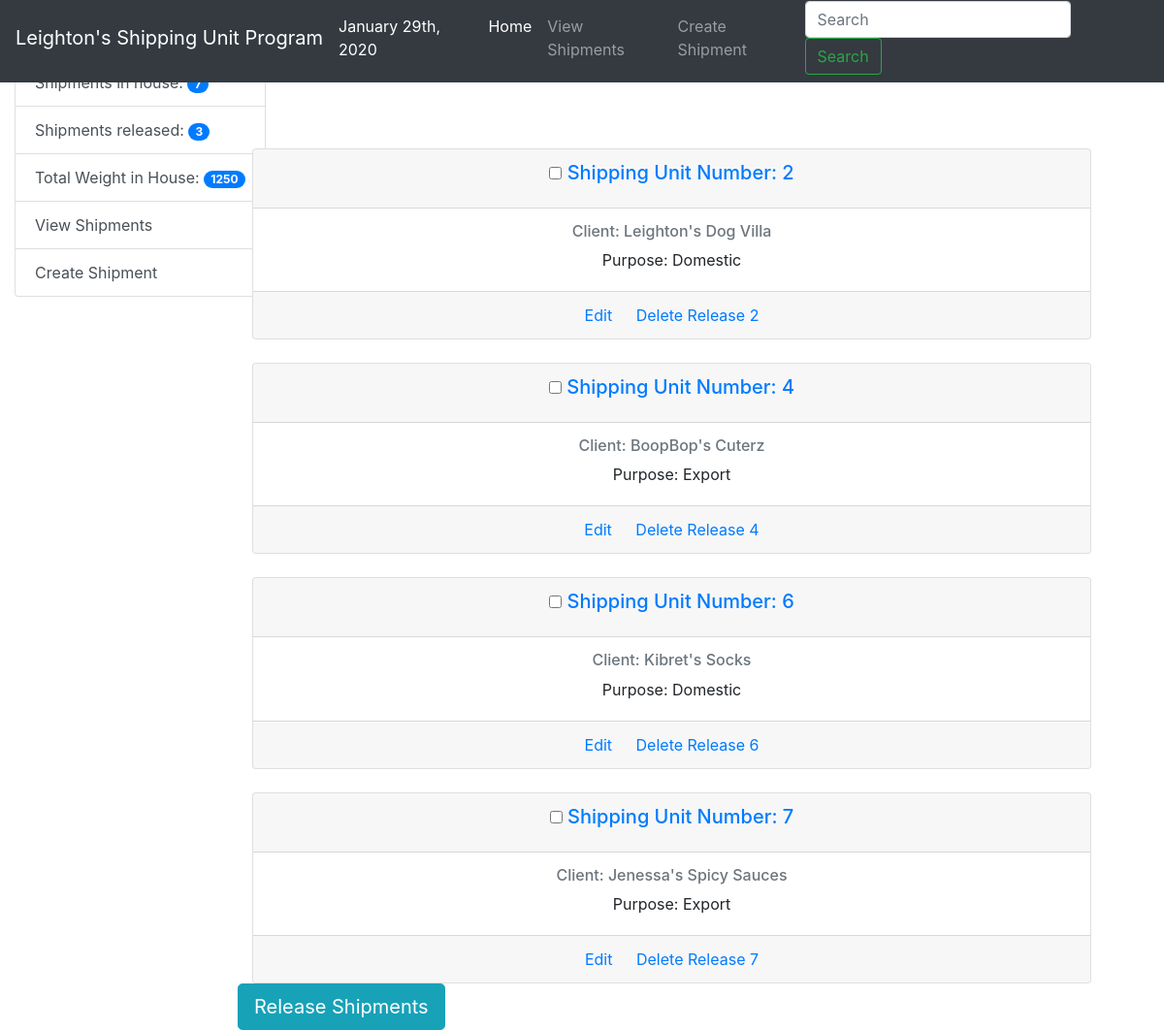
Screenshot of /units/release/ (signed in) with the database file from the repository.
### units/models.py (models this page shows, shortened)
class Shipping_Units(models.Model):
    on_hand = models.AutoField(
        primary_key = True,
        editable = False,
    )
    client = models.CharField(max_length = 50)
    sub_client = models.CharField(max_length = 50, null = True, blank = True)
    width = models.PositiveIntegerField()
    length = models.PositiveIntegerField()
    height = models.PositiveIntegerField()
    gross_weight = models.PositiveIntegerField()
    purpose = models.CharField(max_length = 50)
    create_date = models.DateField(auto_now_add = True)
    release_date = models.DateField(null = True, blank = True)
    hawb = models.CharField(max_length = 50, null = True, blank = True)
    mawb = models.CharField(max_length = 50, null = True, blank = True)
    class Meta:
        ordering = ('release_date',)
    def get_absolute_url(self):
        return reverse('unit_detail', args = [str(self.on_hand)])

### units/views.py (the view)
# urls.py: path('units/release/', UnitReleasePage.as_view(), name = 'units_release'),
class UnitReleasePage(ListView):
    model = Shipping_Units
    context_object_name = 'unit_list'
    template_name = 'units/units_release.html'
    queryset = Shipping_Units.objects.filter(release_date = None)

### units/templatetags/unit_tags.py (called while the page is built)
@register.simple_tag
def unit_count():
    return Shipping_Units.objects.all().count()

@register.simple_tag
def released_count():
    return Shipping_Units.objects.exclude(release_date = None).count()

@register.simple_tag
def in_house_weight():
	total_weight = Shipping_Units.objects.filter(release_date = None).aggregate(Sum('gross_weight'))
	return total_weight['gross_weight__sum']

### templates/units/units_release.html (shortened to what this page needs)
{% extends 'base.html' %}
{% block content %}
    {% if unit_list %}
        {% for unit in unit_list %}
        <br>
        <form method="post" action="{% url 'units_released' %}" novalidate>
        <div class="container">
            <div class="card text-center">
                <div class="card-header">
                    <h5 class="card-title"><input type="checkbox" aria-label="Checkbox for following text input" name="onhands[]" value="{{ unit.on_hand }}">&nbsp;<a href="{{ unit.get_absolute_url }}">Shipping Unit Number: {{ unit.on_hand }}</a></h5>
                </div>
                <div class="card-body">
                    <h6 class="card-subtitle mb-2 text-muted">Client: {{ unit.client }}</h6>
                    <p class="card-text">Purpose: {{ unit.purpose }}</p>
                </div>
                <div class="card-footer">
                    <a href="{% url 'unit_edit' unit.pk %}" class="card-link">Edit</a>
                    <a href="{% url 'unit_delete' unit.pk %}" class="card-link">Delete</a>
                    <a href="{% url 'unit_release' unit.pk %}">Release {{ unit.on_hand }}</a>
                </div>
            </div>
        </div>
        {% endfor %}
        <input type="submit" value="Release Shipments" class="btn btn-info btn-lg">
        </form>
    {% else %}
    <h1>No units selected!</h1>
    <a href="{% url 'unit_list' %}">View Shipments</a>
    {% endif %}
{% endblock content %}

### rows the page displays
Shipping_Units: on_hand "2", client "Leighton's Dog Villa", purpose "Domestic"
Shipping_Units: on_hand "4", client "BoopBop's Cuterz", purpose "Export"
Shipping_Units: on_hand "6", client "Kibret's Socks", purpose "Domestic"
Shipping_Units: on_hand "7", client "Jenessa's Spicy Sauces", purpose "Export"
